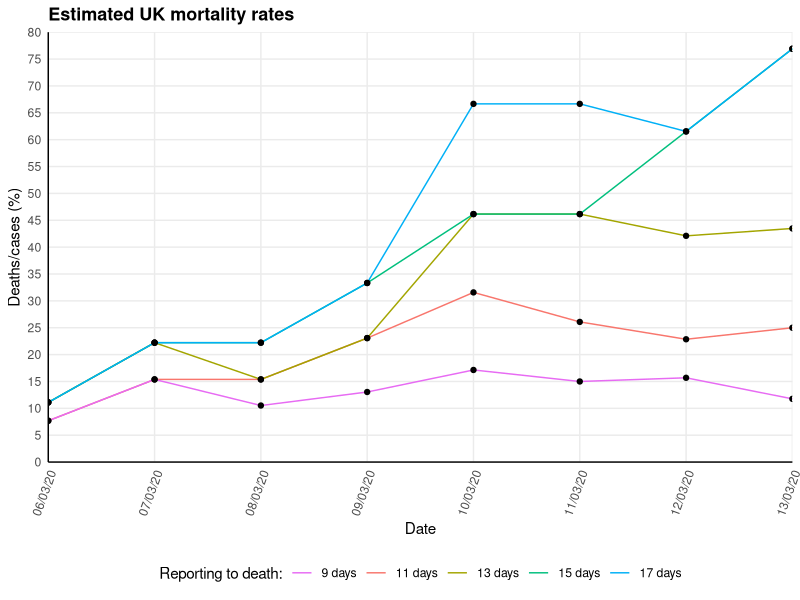

Write the R code that produced this figure.
## Exploration of UK COVID-19 data: Mortality statistics over time
## Emma Doughty (e.doughty6@gmail.com)

# Install libraries if necessary
#if(!require(ggpubr)) install.packages("ggpubr")
#if(!require(tidyverse)) install.packages("tidyverse")
#if(!require(scales)) install.packages("scales")

# Load libraries
library(readr)
library(tidyr)
library(plyr)
library(ggplot2)
library(scales)
library(ggpubr)

#Load data
COVID19_by_day <- read_csv("COVID19_by_day.csv")
COVID19_by_day$Date <- as.Date(COVID19_by_day$Date, format = "%d/%m/%y")
COVID19_by_day <- COVID19_by_day[order(COVID19_by_day$Date),]

# Data taken from: https://github.com/midas-network/COVID-19/tree/master/parameter_estimates/2019_novel_coronavirus
# Looks case fatality rate in terms of number of deaths vs estimated number of cases at time of onset
# Fatality rate plotted for a range of reporting times 
# Reporting times chosen to fit with:
  # 14-23d from symptom onset to death
  # ~5d from onset to reporting
  # Therefore, time from reporting to death min =14-5 = 9d; max = 23-5 =18d; avg = 17d-5 = 12d
  # Chosen to show 19, 17, 15, 13, 11, 9d to give even spread across the middle/lower 
  # (4-7d exposure to symptom onset)

#### Generate dataframe for plot ####
# Cumulative deaths vs cumulative cases 17 days prior
df_Deaths17d <- data.frame(Date = COVID19_by_day$Date, 
                           CumCases = COVID19_by_day$CumCases, 
                           CumDeaths = COVID19_by_day$CumDeaths, 
                           DeathStat = "17 days", StatValue = "0", 
                           stringsAsFactors = FALSE)

df_Deaths17d[,c(5)] <- sapply(df_Deaths17d$StatValue, as.double)

for (i in 36:nrow(df_Deaths17d)) {
  df_Deaths17d[[i, 5]] <- (100 * (df_Deaths17d[i,3]/df_Deaths17d[i-17,2]))
}

# Cumulative deaths vs cumulative cases 15 days prior
df_Deaths15d <- data.frame(Date = COVID19_by_day$Date, 
                            CumCases = COVID19_by_day$CumCases, 
                            CumDeaths = COVID19_by_day$CumDeaths, 
                            DeathStat = "15 days", StatValue = "0", 
                            stringsAsFactors = FALSE)
 
df_Deaths15d[,c(5)] <- sapply(df_Deaths15d$StatValue, as.double)
 
for (i in 36:nrow(df_Deaths15d)) {
  df_Deaths15d[[i, 5]] <- (100 * (df_Deaths15d[i,3]/df_Deaths15d[i-15,2]))
}

# Cumulative deaths vs cumulative cases 13 days prior
df_Deaths13d <- data.frame(Date = COVID19_by_day$Date, 
                           CumCases = COVID19_by_day$CumCases, 
                           CumDeaths = COVID19_by_day$CumDeaths, 
                           DeathStat = "13 days", StatValue = "0", 
                           stringsAsFactors = FALSE)

df_Deaths13d[,c(5)] <- sapply(df_Deaths13d$StatValue, as.double)

for (i in 36:nrow(df_Deaths13d)) {
  df_Deaths13d[[i, 5]] <- (100 * (df_Deaths13d[i,3]/df_Deaths13d[i-13,2]))
}

# Cumulative deaths vs cumulative cases 11 days prior
df_Deaths11d <- data.frame(Date = COVID19_by_day$Date, 
                           CumCases = COVID19_by_day$CumCases, 
                           CumDeaths = COVID19_by_day$CumDeaths, 
                           DeathStat = "11 days", StatValue = "0", 
                           stringsAsFactors = FALSE)

df_Deaths11d[,c(5)] <- sapply(df_Deaths11d$StatValue, as.double)

for (i in 36:nrow(df_Deaths11d)) {
  df_Deaths11d[[i, 5]] <- (100 * (df_Deaths11d[i,3]/df_Deaths11d[i-11,2]))
}

# Cumulative deaths vs cumulative cases 9 days prior
df_Deaths9d <- data.frame(Date = COVID19_by_day$Date, 
                          CumCases = COVID19_by_day$CumCases, 
                          CumDeaths = COVID19_by_day$CumDeaths, 
                          DeathStat = "9 days", StatValue = "0", 
                          stringsAsFactors = FALSE)
df_Deaths9d[,c(5)] <- sapply(df_Deaths9d$StatValue, as.double)
for (i in 36:nrow(df_Deaths9d)) {
  df_Deaths9d[[i, 5]] <- (100 * (df_Deaths9d[i,3]/df_Deaths9d[i-9,2]))
}

# Merge data for all estimated dates of reporting
df_DeathsStats <- rbind(df_Deaths17d, df_Deaths15d, df_Deaths13d, df_Deaths11d, df_Deaths9d)
df_DeathsStats <-df_DeathsStats[!(df_DeathsStats$CumDeaths==0),]

#### Plot graph for mortslity stats ####
DeathStats_Factor <- 10^(floor(log10(signif(max(df_DeathsStats$StatValue)))))
DeathStats_Breaks <- ceiling(DeathStats_Factor/2)

plot_Mortality <- ggplot(data=df_DeathsStats, aes(x=Date, y=df_DeathsStats$StatValue, group=DeathStat)) +
  geom_line(aes(color=DeathStat))+
  geom_point()+
  scale_x_date(labels = date_format("%d/%m/%y"), expand = c(0, 0), 
               limits = c(min(df_DeathsStats$Date), max(df_DeathsStats$Date)),
               breaks = seq(min(df_DeathsStats$Date), max(df_DeathsStats$Date), 1)) +
  scale_y_continuous(limits = c(0, 80), 
                     breaks = seq(0, 80, DeathStats_Breaks),
                     expand = c(0, 0)) +
  ylab("Deaths/cases (%)") + xlab("Date") +
  ggtitle("Estimated UK mortality rates") +
  theme_minimal() +
  theme(plot.title = element_text(size=13, face="bold"),
        legend.position = "bottom",
        axis.line = element_line(colour = "black"),
        axis.text.x = element_text(angle = 70, hjust = 1, vjust = 1), 
        panel.grid.minor = element_blank()) + 
  labs(colour = "Reporting to death:")+ 
  scale_color_discrete(breaks=c("9 days","11 days","13 days","15 days","17 days"))

pdf("Mortality_Stats_plot.pdf", height = 8.27, width = 11.69)
plot_Mortality
dev.off()

